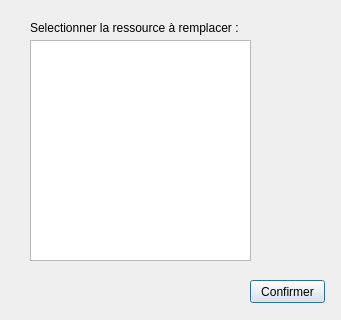
<?xml version="1.0" encoding="UTF-8"?>
<ui version="4.0">
 <class>d4cAPIDialogExport</class>
 <widget class="QDialog" name="d4cAPIDialogExport">
  <property name="geometry">
   <rect>
    <x>0</x>
    <y>0</y>
    <width>341</width>
    <height>320</height>
   </rect>
  </property>
  <property name="windowTitle">
   <string>Dialog</string>
  </property>
  <widget class="QListWidget" name="listResourceChoice">
   <property name="geometry">
    <rect>
     <x>30</x>
     <y>40</y>
     <width>221</width>
     <height>221</height>
    </rect>
   </property>
  </widget>
  <widget class="QLabel" name="label">
   <property name="geometry">
    <rect>
     <x>30</x>
     <y>20</y>
     <width>211</width>
     <height>16</height>
    </rect>
   </property>
   <property name="text">
    <string>Selectionner la ressource à remplacer :</string>
   </property>
  </widget>
  <widget class="QPushButton" name="validResourceChoice">
   <property name="geometry">
    <rect>
     <x>250</x>
     <y>280</y>
     <width>75</width>
     <height>23</height>
    </rect>
   </property>
   <property name="text">
    <string>Confirmer</string>
   </property>
  </widget>
 </widget>
 <resources/>
 <connections/>
</ui>
